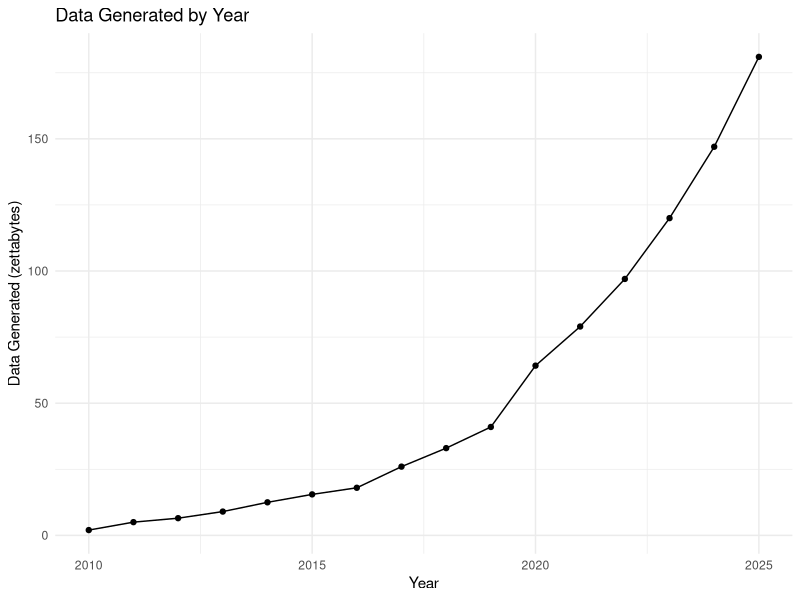

Write R code to recreate this figure.
library(readr)
library(ggplot2)
library(tidyverse)

# Load data
df <- readr::read_csv("data-data.csv")

# Create plot
p <- ggplot2::ggplot(df, ggplot2::aes(x = year, y = data_generated)) +
    ggplot2::geom_line() +
    ggplot2::geom_point() +
    ggplot2::labs(
        title = "Data Generated by Year",
        x = "Year",
        y = "Data Generated (zettabytes)"
    ) +
    ggplot2::theme_minimal()

ggsave("plot.png", p, width = 6, height = 4)
